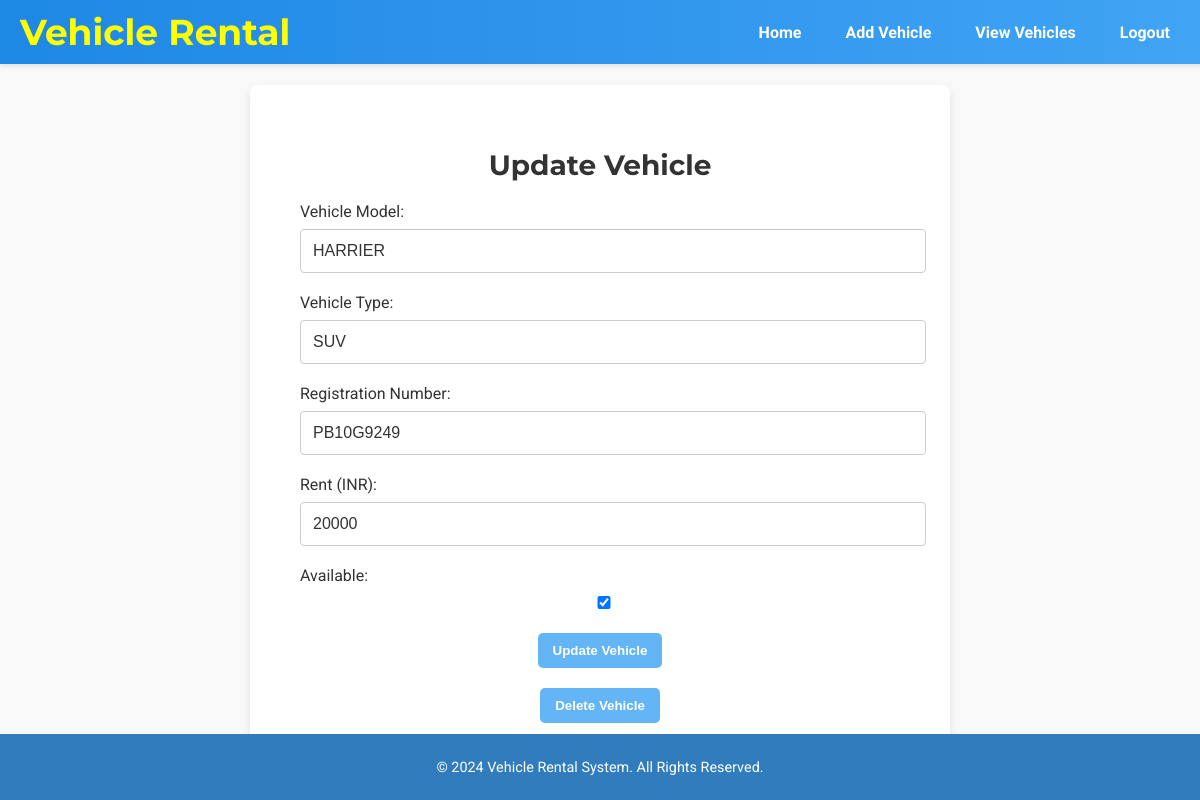
Screenshot of /update_vehicle/3 (signed in) with the database file from the repository.
### app.py (models this page shows)
class Vehicle(db.Model):
    id = db.Column(db.Integer, primary_key=True)
    name = db.Column(db.String(150), nullable=False)
    type = db.Column(db.String(100), nullable=False)
    registration = db.Column(db.String(100), unique=True, nullable=False)
    rent = db.Column(db.Integer, nullable=False, default=0)
    available = db.Column(db.Boolean, default=True)
    bookings = db.relationship('Booking', backref='vehicle', lazy=True)
    reviews = db.relationship('Review', backref='vehicle', lazy=True)

### app.py (the view, shortened to what this page needs)
@app.route("/update_vehicle/<int:vehicle_id>", methods=["GET", "POST"])
@login_required
def update_vehicle(vehicle_id):
    vehicle = Vehicle.query.get_or_404(vehicle_id)
    return render_template("update_vehicle.html", vehicle=vehicle)

### app.py (called while the page is built)
def login_required(f):
    @wraps(f)
    def decorated_function(*args, **kwargs):
        if "user_id" not in session:
            flash("Please log in to access this page.", "error")
            return redirect(url_for("login"))
        return f(*args, **kwargs)
    return decorated_function

### templates/update_vehicle.html (shortened to what this page needs)
<!DOCTYPE html>
<html lang="en">
<head>
    <link rel="stylesheet" href="{{ url_for('static', filename='style.css') }}">
</head>
<body>
    <header class="navbar">
        <div class="logo">
            <h1><a href="{{ url_for('home') }}">Vehicle Rental</a></h1>
        </div>
        <nav class="nav-links">
            <ul>
                <li><a href="{{ url_for('home') }}">Home</a></li>
                <li><a href="{{ url_for('add_vehicle') }}">Add Vehicle</a></li>
                <li><a href="{{ url_for('vehicles') }}">View Vehicles</a></li>
                {% if 'user_id' in session %}
                    <li><a href="{{ url_for('logout') }}">Logout</a></li>
                {% else %}
                    <li><a href="{{ url_for('login') }}">Login</a></li>
                {% endif %}
            </ul>
        </nav>
    </header>
    <section class="form-container">
        <div class="form-box">
            <h2>Update Vehicle</h2>
            <form method="POST" action="{{ url_for('update_vehicle', vehicle_id=vehicle.id) }}">
                <div class="form-group">
                    <label for="name">Vehicle Model:</label>
                    <input type="text" id="name" name="name" value="{{ vehicle.name }}" required>
                </div>
                <div class="form-group">
                    <label for="type">Vehicle Type:</label>
                    <input type="text" id="type" name="type" value="{{ vehicle.type }}" required>
                </div>
                <div class="form-group">
                    <label for="registration">Registration Number:</label>
                    <input type="text" id="registration" name="registration" value="{{ vehicle.registration }}" required>
                </div>
                <div class="form-group">
                    <label for="rent">Rent (INR):</label>
                    <input type="number" id="rent" name="rent" value="{{ vehicle.rent }}" required>
                </div>
                <div class="form-group">
                    <label for="available">Available:</label>
                    <input type="checkbox" id="available" name="available" value="True" {% if vehicle.available %}checked{% endif %}>
                </div>
                <button type="submit" class="btn">Update Vehicle</button>
            </form>
            <form method="POST" action="{{ url_for('delete_vehicle', vehicle_id=vehicle.id) }}" onsubmit="return confirm('Are you sure you want to delete this vehicle?');" style="margin-top: 20px;">
                <button type="submit" class="btn btn-danger">Delete Vehicle</button>
            </form>
        </div>
    </section>
    <footer class="sticky-footer">
        <div class="footer-content">
            <p>&copy; 2024 Vehicle Rental System. All Rights Reserved.</p>
        </div>
    </footer>
</body>
</html>

### static/style.css (style rules this page uses)
body { margin: 0; font-family: 'Roboto', sans-serif; background-color: #f9f9f9; color: #333; overflow-x: hidden; scroll-behavior: smooth; }
h1, h2 { font-family: 'Montserrat', sans-serif; }
a { text-decoration: none; color: inherit; }
h1 { text-align: center; color: #333; }
.navbar .logo h1 { margin: 0; font-size: 1.5rem; }
.navbar .logo a { color: white; text-decoration: none; }
.nav-links ul { list-style: none; padding: 0; margin: 0; display: flex; flex-wrap: wrap; }
.nav-links li { margin: 0 10px; }
.nav-links a { color: white; font-weight: bold; padding: 8px 12px; border-radius: 5px; transition: background-color 0.3s ease; white-space: nowrap; }
.form-container { display: flex; justify-content: center; align-items: center; min-height: 80vh; background-color: #f9f9f9; padding: 20px; animation: fadeInUp 1s ease-in-out; }
.form-box { background: #ffffff; border-radius: 8px; box-shadow: 0 4px 10px rgba(0, 0, 0, 0.1); padding: 40px 50px; max-width: 600px; width: 100%; text-align: center; animation: fadeIn 1s ease-in-out; }
.form-box h2 { font-size: 28px; color: #333333; margin-bottom: 20px; }
.form-group { margin-bottom: 20px; text-align: left; }
.form-group label { font-size: 16px; color: #333333; margin-bottom: 8px; display: block; }
.form-group input { width: 100%; padding: 12px; border: 1px solid #cccccc; border-radius: 4px; font-size: 16px; color: #333333; transition: border-color 0.3s ease; }
.btn { background-color: #64b5f6; color: white; padding: 10px 15px; border: none; border-radius: 5px; font-weight: bold; text-decoration: none; cursor: pointer; transition: background-color 0.3s ease, transform 0.3s ease; }
footer { background-color: #1e88e5; color: white; text-align: center; padding: 10px 0; margin-top: 30px; }
.footer-content { font-size: 0.9rem; }
.sticky-footer { position: fixed; bottom: 0; left: 0; width: 100%; background-color: #1e88e5; color: white; text-align: center; padding: 10px 0; }
.navbar { background: linear-gradient(90deg, #1e88e5, #42a5f5); color: white; padding: 10px 20px; display: flex; justify-content: space-between; align-items: center; box-shadow: 0 2px 5px rgba(0, 0, 0, 0.1); position: fixed; top: 0; width: 100%; z-index: 1000; animation: slideDown 0.5s ease-in-out; }
body { padding-top:65px; }
.sticky-footer { position: fixed; bottom: 0; left: 0; width: 100%; background-color: #307cbd; color: white; text-align: center; padding: 10px 0; }
.nav-links li:last-child a { padding-right: 40px; }
.navbar .logo h1 a { color: yellow; font-size: 2.25rem; }

### rows the page displays
Vehicle: name "HARRIER", type "SUV", registration "PB10G9249", rent "20000", available "☑"
